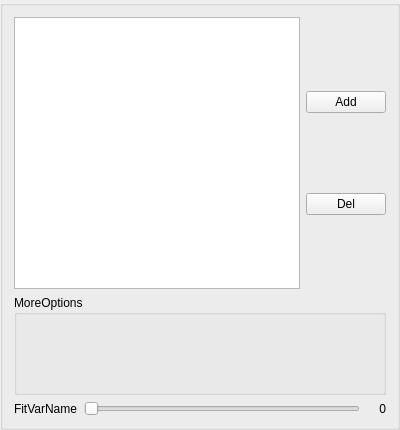
<?xml version="1.0" encoding="UTF-8"?>
<ui version="4.0">
 <class>FitCommon</class>
 <widget class="QGroupBox" name="FitCommon">
  <property name="geometry">
   <rect>
    <x>0</x>
    <y>0</y>
    <width>400</width>
    <height>430</height>
   </rect>
  </property>
  <property name="windowTitle">
   <string>FitCommon</string>
  </property>
  <property name="title">
   <string/>
  </property>
  <layout class="QVBoxLayout" name="verticalLayout">
   <item>
    <layout class="QHBoxLayout" name="horizontalLayout_2">
     <property name="topMargin">
      <number>0</number>
     </property>
     <item>
      <widget class="QTableWidget" name="range_tbl">
       <property name="sizePolicy">
        <sizepolicy hsizetype="Expanding" vsizetype="MinimumExpanding">
         <horstretch>0</horstretch>
         <verstretch>0</verstretch>
        </sizepolicy>
       </property>
       <property name="selectionMode">
        <enum>QAbstractItemView::ExtendedSelection</enum>
       </property>
       <attribute name="horizontalHeaderDefaultSectionSize">
        <number>80</number>
       </attribute>
       <attribute name="horizontalHeaderMinimumSectionSize">
        <number>19</number>
       </attribute>
       <attribute name="verticalHeaderDefaultSectionSize">
        <number>25</number>
       </attribute>
      </widget>
     </item>
     <item>
      <layout class="QVBoxLayout" name="verticalLayout_2">
       <property name="rightMargin">
        <number>0</number>
       </property>
       <item>
        <widget class="QPushButton" name="addrange_btn">
         <property name="sizePolicy">
          <sizepolicy hsizetype="Fixed" vsizetype="Fixed">
           <horstretch>0</horstretch>
           <verstretch>0</verstretch>
          </sizepolicy>
         </property>
         <property name="text">
          <string>Add</string>
         </property>
        </widget>
       </item>
       <item>
        <widget class="QPushButton" name="delrange_btn">
         <property name="sizePolicy">
          <sizepolicy hsizetype="Fixed" vsizetype="Fixed">
           <horstretch>0</horstretch>
           <verstretch>0</verstretch>
          </sizepolicy>
         </property>
         <property name="text">
          <string>Del</string>
         </property>
        </widget>
       </item>
      </layout>
     </item>
    </layout>
   </item>
   <item>
    <layout class="QVBoxLayout" name="moreOptionsLayout">
     <property name="topMargin">
      <number>0</number>
     </property>
     <item>
      <widget class="QGroupBox" name="moreOptionsGroupBox">
       <property name="minimumSize">
        <size>
         <width>0</width>
         <height>100</height>
        </size>
       </property>
       <property name="title">
        <string>MoreOptions</string>
       </property>
      </widget>
     </item>
    </layout>
   </item>
   <item>
    <layout class="QHBoxLayout" name="horizontalLayout">
     <item>
      <widget class="QLabel" name="varname_label">
       <property name="text">
        <string>FitVarName</string>
       </property>
      </widget>
     </item>
     <item>
      <widget class="QSlider" name="var_slider">
       <property name="sizePolicy">
        <sizepolicy hsizetype="Expanding" vsizetype="Fixed">
         <horstretch>0</horstretch>
         <verstretch>0</verstretch>
        </sizepolicy>
       </property>
       <property name="orientation">
        <enum>Qt::Horizontal</enum>
       </property>
      </widget>
     </item>
     <item>
      <widget class="QLabel" name="varval_label">
       <property name="sizePolicy">
        <sizepolicy hsizetype="Preferred" vsizetype="Preferred">
         <horstretch>0</horstretch>
         <verstretch>0</verstretch>
        </sizepolicy>
       </property>
       <property name="minimumSize">
        <size>
         <width>20</width>
         <height>0</height>
        </size>
       </property>
       <property name="text">
        <string>0</string>
       </property>
       <property name="alignment">
        <set>Qt::AlignRight|Qt::AlignTrailing|Qt::AlignVCenter</set>
       </property>
      </widget>
     </item>
    </layout>
   </item>
  </layout>
 </widget>
 <resources/>
 <connections>
  <connection>
   <sender>range_tbl</sender>
   <signal>itemSelectionChanged()</signal>
   <receiver>FitCommon</receiver>
   <slot>UpdateUIValues()</slot>
   <hints>
    <hint type="sourcelabel">
     <x>89</x>
     <y>172</y>
    </hint>
    <hint type="destinationlabel">
     <x>4</x>
     <y>221</y>
    </hint>
   </hints>
  </connection>
  <connection>
   <sender>addrange_btn</sender>
   <signal>clicked()</signal>
   <receiver>FitCommon</receiver>
   <slot>AddRange()</slot>
   <hints>
    <hint type="sourcelabel">
     <x>330</x>
     <y>87</y>
    </hint>
    <hint type="destinationlabel">
     <x>351</x>
     <y>51</y>
    </hint>
   </hints>
  </connection>
  <connection>
   <sender>delrange_btn</sender>
   <signal>clicked()</signal>
   <receiver>FitCommon</receiver>
   <slot>DelRange()</slot>
   <hints>
    <hint type="sourcelabel">
     <x>351</x>
     <y>177</y>
    </hint>
    <hint type="destinationlabel">
     <x>355</x>
     <y>216</y>
    </hint>
   </hints>
  </connection>
  <connection>
   <sender>var_slider</sender>
   <signal>valueChanged(int)</signal>
   <receiver>FitCommon</receiver>
   <slot>VarSliderValChanged(int)</slot>
   <hints>
    <hint type="sourcelabel">
     <x>122</x>
     <y>407</y>
    </hint>
    <hint type="destinationlabel">
     <x>126</x>
     <y>426</y>
    </hint>
   </hints>
  </connection>
  <connection>
   <sender>range_tbl</sender>
   <signal>cellChanged(int,int)</signal>
   <receiver>FitCommon</receiver>
   <slot>CellValueChanged(int,int)</slot>
   <hints>
    <hint type="sourcelabel">
     <x>111</x>
     <y>119</y>
    </hint>
    <hint type="destinationlabel">
     <x>-3</x>
     <y>76</y>
    </hint>
   </hints>
  </connection>
  <connection>
   <sender>var_slider</sender>
   <signal>sliderReleased()</signal>
   <receiver>FitCommon</receiver>
   <slot>VarSliderReleased()</slot>
   <hints>
    <hint type="sourcelabel">
     <x>103</x>
     <y>416</y>
    </hint>
    <hint type="destinationlabel">
     <x>82</x>
     <y>432</y>
    </hint>
   </hints>
  </connection>
 </connections>
 <slots>
  <slot>Test()</slot>
  <slot>UpdateUIValues()</slot>
  <slot>AddRange()</slot>
  <slot>DelRange()</slot>
  <slot>VarSliderValChanged(int)</slot>
  <slot>CellValueChanged(int,int)</slot>
  <slot>VarSliderReleased()</slot>
 </slots>
</ui>
